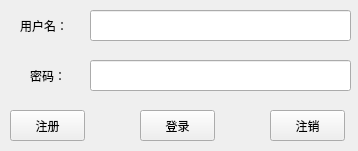
<?xml version="1.0" encoding="UTF-8"?>
<ui version="4.0">
 <class>SQLLogin</class>
 <widget class="QWidget" name="SQLLogin">
  <property name="geometry">
   <rect>
    <x>0</x>
    <y>0</y>
    <width>358</width>
    <height>151</height>
   </rect>
  </property>
  <property name="windowTitle">
   <string>贪玩蓝月</string>
  </property>
  <widget class="QPushButton" name="pushButton_login">
   <property name="geometry">
    <rect>
     <x>140</x>
     <y>110</y>
     <width>75</width>
     <height>31</height>
    </rect>
   </property>
   <property name="text">
    <string>登录</string>
   </property>
  </widget>
  <widget class="QLineEdit" name="lineEdit_password">
   <property name="geometry">
    <rect>
     <x>90</x>
     <y>60</y>
     <width>261</width>
     <height>31</height>
    </rect>
   </property>
   <property name="text">
    <string/>
   </property>
   <property name="echoMode">
    <enum>QLineEdit::Password</enum>
   </property>
  </widget>
  <widget class="QPushButton" name="pushButton_unreg">
   <property name="geometry">
    <rect>
     <x>270</x>
     <y>110</y>
     <width>75</width>
     <height>31</height>
    </rect>
   </property>
   <property name="text">
    <string>注销</string>
   </property>
  </widget>
  <widget class="QLabel" name="label_username">
   <property name="geometry">
    <rect>
     <x>20</x>
     <y>10</y>
     <width>61</width>
     <height>31</height>
    </rect>
   </property>
   <property name="text">
    <string>用户名：</string>
   </property>
  </widget>
  <widget class="QPushButton" name="pushButton_reg">
   <property name="geometry">
    <rect>
     <x>10</x>
     <y>110</y>
     <width>75</width>
     <height>31</height>
    </rect>
   </property>
   <property name="text">
    <string>注册</string>
   </property>
  </widget>
  <widget class="QLabel" name="label_password">
   <property name="geometry">
    <rect>
     <x>30</x>
     <y>60</y>
     <width>41</width>
     <height>31</height>
    </rect>
   </property>
   <property name="text">
    <string>密码：</string>
   </property>
  </widget>
  <widget class="QLineEdit" name="lineEdit_username">
   <property name="geometry">
    <rect>
     <x>90</x>
     <y>10</y>
     <width>261</width>
     <height>31</height>
    </rect>
   </property>
   <property name="text">
    <string/>
   </property>
  </widget>
 </widget>
 <resources/>
 <connections/>
</ui>
